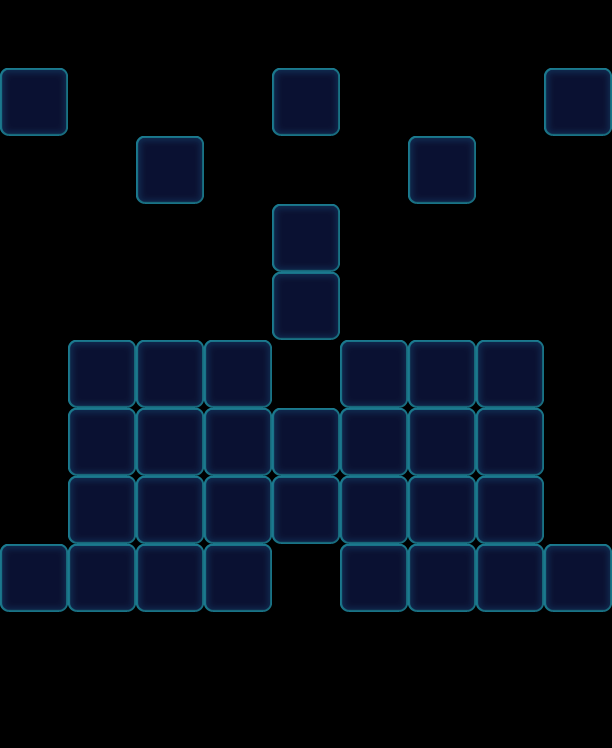

Rendered tile map (Tiled .tmx) drawn with the repository's tilesets; below, a short description and the map source with its tile grids summarised:
An orthogonal 9x11 tile map with 68x68 px tiles, 1 tile layer (Valid), 3 tilesets and 52 objects (31x Floor, 14x Factory_Normal, 5x Monster, Lock, Stone).

<map version="1.0" orientation="orthogonal" width="9" height="11" tilewidth="68" tileheight="68">
 <properties>
  <property name="Connect" value="44,41,1" />
 </properties>
 <tileset firstgid="1" name="game_grid2" tilewidth="68" tileheight="68">
  <image source="game_grid2.png" width="68" height="68" />
  <tile id="0">
   <properties>
    <property name="GridType" value="PipelineGrid" />
   </properties>
  </tile>
 </tileset>
 <tileset firstgid="2" name="game_grid1" tilewidth="68" tileheight="68">
  <image source="game_grid1.png" width="68" height="68" />
 </tileset>
 <tileset firstgid="3" name="map" tilewidth="68" tileheight="68">
  <image source="map.png" width="1024" height="1024" />
 </tileset>
 <layer name="Valid" width="9" height="11">
  <data>[99 cells, 35 non-empty, 1 distinct tile ids]</data>
 </layer>
 <objectgroup name="BottomObj" width="9" height="11">
  <object name="Jelly" type="Floor" gid="33" x="272" y="272">
   <properties>
    <property name="Layers" value="1" />
   </properties>
  </object>
  <object name="Jelly" type="Floor" gid="33" x="544" y="612">
   <properties>
    <property name="Layers" value="1" />
   </properties>
  </object>
  <object name="Jelly" type="Floor" gid="33" x="0" y="612">
   <properties>
    <property name="Layers" value="1" />
   </properties>
  </object>
  <object name="Jelly" type="Floor" gid="34" x="204" y="544">
   <properties>
    <property name="Layers" value="2" />
   </properties>
  </object>
  <object name="Jelly" type="Floor" gid="34" x="68" y="544">
   <properties>
    <property name="Layers" value="2" />
   </properties>
  </object>
  <object name="Jelly" type="Floor" gid="34" x="272" y="476">
   <properties>
    <property name="Layers" value="2" />
   </properties>
  </object>
  <object name="Jelly" type="Floor" gid="34" x="340" y="476">
   <properties>
    <property name="Layers" value="2" />
   </properties>
  </object>
  <object name="Jelly" type="Floor" gid="34" x="136" y="476">
   <properties>
    <property name="Layers" value="2" />
   </properties>
  </object>
  <object name="Jelly" type="Floor" gid="34" x="136" y="544">
   <properties>
    <property name="Layers" value="2" />
   </properties>
  </object>
  <object name="Jelly" type="Floor" gid="34" x="68" y="476">
   <properties>
    <property name="Layers" value="2" />
   </properties>
  </object>
  <object name="Jelly" type="Floor" gid="34" x="272" y="544">
   <properties>
    <property name="Layers" value="2" />
   </properties>
  </object>
  <object name="Jelly" type="Floor" gid="34" x="204" y="476">
   <properties>
    <property name="Layers" value="2" />
   </properties>
  </object>
  <object name="Jelly" type="Floor" gid="34" x="340" y="544">
   <properties>
    <property name="Layers" value="2" />
   </properties>
  </object>
  <object name="Jelly" type="Floor" gid="34" x="408" y="476">
   <properties>
    <property name="Layers" value="2" />
   </properties>
  </object>
  <object name="Jelly" type="Floor" gid="34" x="408" y="544">
   <properties>
    <property name="Layers" value="2" />
   </properties>
  </object>
  <object name="Jelly" type="Floor" gid="34" x="476" y="476">
   <properties>
    <property name="Layers" value="2" />
   </properties>
  </object>
  <object name="Jelly" type="Floor" gid="34" x="476" y="544">
   <properties>
    <property name="Layers" value="2" />
   </properties>
  </object>
  <object name="Jelly" type="Floor" gid="34" x="408" y="408">
   <properties>
    <property name="Layers" value="2" />
   </properties>
  </object>
  <object name="Jelly" type="Floor" gid="34" x="476" y="408">
   <properties>
    <property name="Layers" value="2" />
   </properties>
  </object>
  <object name="Jelly" type="Floor" gid="34" x="340" y="408">
   <properties>
    <property name="Layers" value="2" />
   </properties>
  </object>
  <object name="Jelly" type="Floor" gid="34" x="136" y="408">
   <properties>
    <property name="Layers" value="2" />
   </properties>
  </object>
  <object name="Jelly" type="Floor" gid="34" x="204" y="408">
   <properties>
    <property name="Layers" value="2" />
   </properties>
  </object>
  <object name="Jelly" type="Floor" gid="34" x="68" y="408">
   <properties>
    <property name="Layers" value="2" />
   </properties>
  </object>
  <object name="Jelly" type="Floor" gid="34" x="136" y="612">
   <properties>
    <property name="Layers" value="2" />
   </properties>
  </object>
  <object name="Jelly" type="Floor" gid="34" x="204" y="612">
   <properties>
    <property name="Layers" value="2" />
   </properties>
  </object>
  <object name="Jelly" type="Floor" gid="34" x="68" y="612">
   <properties>
    <property name="Layers" value="2" />
   </properties>
  </object>
  <object name="Jelly" type="Floor" gid="34" x="408" y="612">
   <properties>
    <property name="Layers" value="2" />
   </properties>
  </object>
  <object name="Jelly" type="Floor" gid="34" x="476" y="612">
   <properties>
    <property name="Layers" value="2" />
   </properties>
  </object>
  <object name="Jelly" type="Floor" gid="34" x="340" y="612">
   <properties>
    <property name="Layers" value="2" />
   </properties>
  </object>
  <object name="Jelly" type="Floor" gid="34" x="136" y="204">
   <properties>
    <property name="Layers" value="2" />
   </properties>
  </object>
  <object name="Jelly" type="Floor" gid="34" x="408" y="204">
   <properties>
    <property name="Layers" value="2" />
   </properties>
  </object>
 </objectgroup>
 <objectgroup name="MiddleObj" width="9" height="11">
  <object type="Monster" gid="78" x="272" y="272">
   <properties>
    <property name="Color" value="Blue" />
    <property name="Direction" value="Horiz" />
   </properties>
  </object>
  <object type="Monster" gid="125" x="0" y="136">
   <properties>
    <property name="Color" value="Pink" />
    <property name="Direction" value="Vertic" />
   </properties>
  </object>
  <object type="Monster" gid="125" x="544" y="136">
   <properties>
    <property name="Color" value="Green" />
    <property name="Direction" value="Vertic" />
   </properties>
  </object>
  <object name="Monster" type="Monster" gid="20" x="544" y="612">
   <properties>
    <property name="Color" value="Yellow" />
   </properties>
  </object>
  <object name="Monster" type="Monster" gid="20" x="0" y="612">
   <properties>
    <property name="Color" value="Yellow" />
   </properties>
  </object>
 </objectgroup>
 <objectgroup color="#000000" name="TopObj" width="9" height="11">
  <object name="10" type="Factory_Normal" x="0" y="0" width="68" height="68">
   <properties>
    <property name="FactoryColorsConfig" value="Blue,Green,Pink,Purple" />
   </properties>
  </object>
  <object name="10" type="Factory_Normal" x="68" y="272" width="68" height="68">
   <properties>
    <property name="FactoryColorsConfig" value="Blue,Green,Pink,Purple" />
   </properties>
  </object>
  <object name="10" type="Factory_Normal" x="136" y="272" width="68" height="68">
   <properties>
    <property name="FactoryColorsConfig" value="Blue,Green,Pink,Purple" />
   </properties>
  </object>
  <object name="10" type="Factory_Normal" x="204" y="272" width="68" height="68">
   <properties>
    <property name="FactoryColorsConfig" value="Blue,Green,Pink,Purple" />
   </properties>
  </object>
  <object name="10" type="Factory_Normal" x="408" y="272" width="68" height="68">
   <properties>
    <property name="FactoryColorsConfig" value="Blue,Green,Pink,Purple" />
   </properties>
  </object>
  <object name="10" type="Factory_Normal" x="272" y="136" width="68" height="68">
   <properties>
    <property name="FactoryColorsConfig" value="Blue,Green,Pink,Purple" />
   </properties>
  </object>
  <object name="10" type="Factory_Normal" x="340" y="272" width="68" height="68">
   <properties>
    <property name="FactoryColorsConfig" value="Blue,Green,Pink,Purple" />
   </properties>
  </object>
  </objectgroup>
</map>
<!-- 9 of 52 objects omitted -->
